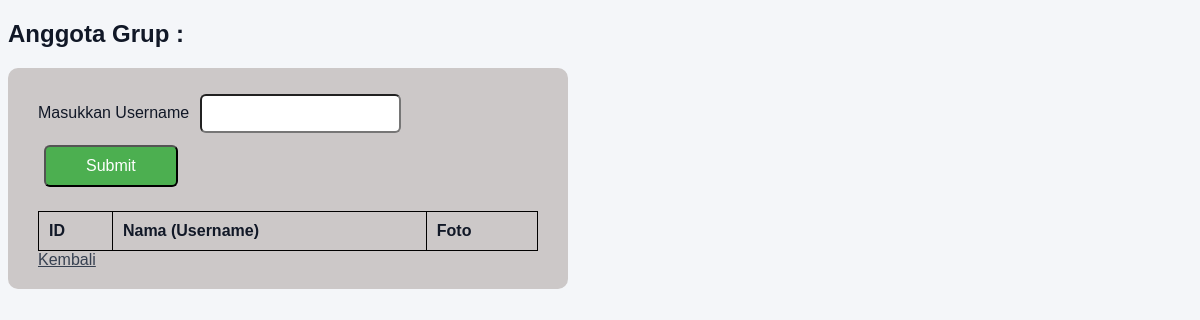
The page /anggota_group_mahasiswa.php?idgrup=5 on the database as committed earlier.
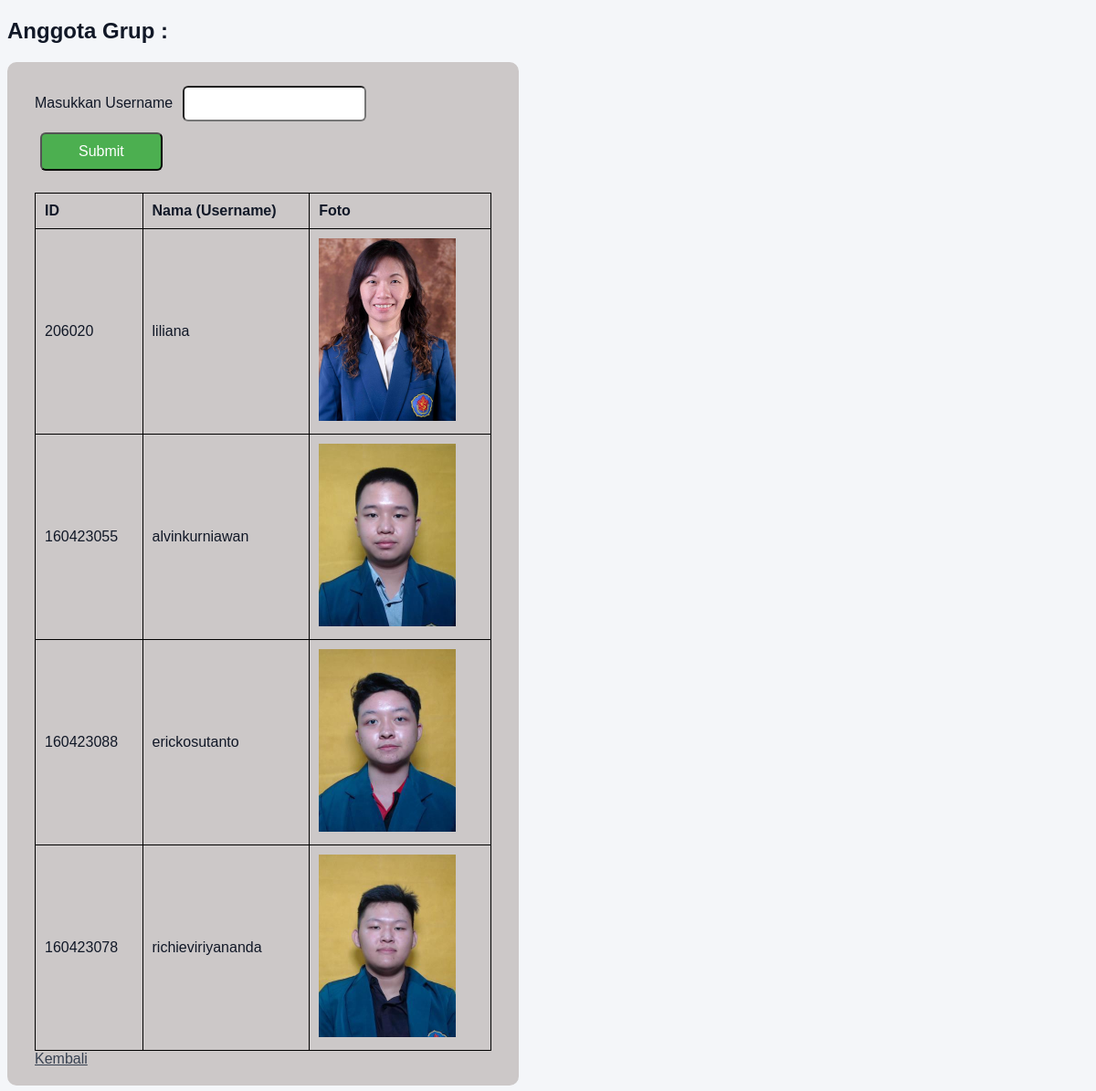
The same page on the database as committed later.
### tables this page shows
CREATE TABLE `member_grup` (
  `idgrup` int(11) NOT NULL,
  `username` varchar(20) NOT NULL,
  PRIMARY KEY (`idgrup`,`username`),
  KEY `fk_grup_has_akun_akun1_idx` (`username`),
  KEY `fk_grup_has_akun_grup1_idx` (`idgrup`),
  CONSTRAINT `fk_grup_has_akun_akun1` FOREIGN KEY (`username`) REFERENCES `akun` (`username`) ON DELETE CASCADE ON UPDATE CASCADE,
  CONSTRAINT `fk_grup_has_akun_grup1` FOREIGN KEY (`idgrup`) REFERENCES `grup` (`idgrup`) ON DELETE CASCADE ON UPDATE CASCADE
);

CREATE TABLE `akun` (
  `username` varchar(20) NOT NULL,
  `password` varchar(100) DEFAULT NULL,
  `nrp_mahasiswa` char(9) DEFAULT NULL,
  `npk_dosen` char(6) DEFAULT NULL,
  `isadmin` tinyint(1) DEFAULT 0,
  PRIMARY KEY (`username`),
  KEY `fk_akun_mahasiswa_idx` (`nrp_mahasiswa`),
  KEY `fk_akun_dosen1_idx` (`npk_dosen`),
  CONSTRAINT `fk_akun_dosen1` FOREIGN KEY (`npk_dosen`) REFERENCES `dosen` (`npk`) ON DELETE CASCADE ON UPDATE CASCADE,
  CONSTRAINT `fk_akun_mahasiswa` FOREIGN KEY (`nrp_mahasiswa`) REFERENCES `mahasiswa` (`nrp`) ON DELETE CASCADE ON UPDATE CASCADE
);

### Class/parent.php (called while the page is built, shortened)
<?php
class orangtua
{
    public function __construct()
    {
        $this->mysqli =
            new mysqli(SERVER_NAME, USER_NAME, PASSWORD, DB_NAME);
    }
}

### Class/member_group.php (called while the page is built, shortened)
<?php
require_once("parent.php");
class member_group extends orangtua
{
    public function getMemberByGroup(int $idgrup, string $search = "")
    {
        $sql = "
            SELECT
                mg.idgrup,
                mg.username,
                a.npk_dosen,
                a.nrp_mahasiswa,
                d.foto_extension AS foto_dosen,
                m.foto_extention AS foto_mahasiswa
            FROM member_grup mg
            INNER JOIN akun a ON mg.username = a.username
            LEFT JOIN dosen d ON a.npk_dosen = d.npk
            LEFT JOIN mahasiswa m ON a.nrp_mahasiswa = m.nrp
            WHERE mg.idgrup = ?
        ";
        $sql .= " ORDER BY a.npk_dosen DESC";
        $stmt = $this->mysqli->prepare($sql);
        if ($search !== "") {
            $like = "%" . $search . "%";
            $stmt->bind_param("is", $idgrup, $like);
        } else {
            $stmt->bind_param("i", $idgrup);
        }
        $stmt->execute();
        return $stmt->get_result();
    }
}

### anggota_group_mahasiswa.php (the view, shortened to what this page needs)
<?php
require_once("Class/member_group.php");
$idgroup = $_GET['idgrup'];
$search = "";
$member = new member_group();
$res = $member->getMemberByGroup($idgroup, $search);
?>
<!DOCTYPE html>
<html lang="en">
<head>
    <link rel="stylesheet" href="theme.css">
</head>
<body>
    <div class="container">
        <?php
        echo "<h2>Anggota Grup :</h2>";
        echo "<form method='GET' action='anggota_group_mahasiswa.php?idgrup=$idgroup'>";
        echo "<label> Masukkan Username </label>";
        echo "<input type = 'text' name = 'txtSearch'>";
        echo "<input type = 'submit' name = 'btnSearch' class='btnSearch'>";
        echo "<div class='table-wrapper'>";
        echo "<br><table>";
        echo "<thead>";
        echo "<tr>";
        echo "<th>ID</th>";
        echo "<th>Nama (Username)</th>";
        echo "<th>Foto</th>";
        echo "</tr>";
        echo "</thead>";
        echo "<tbody>";
        while ($row = $res->fetch_assoc()) {
            if ($row['nrp_mahasiswa']) {
                $id = $row['nrp_mahasiswa'];
                $ext = $row['foto_mahasiswa'];
                $folder = "foto_mahasiswa/";
            } else {
                $id = $row['npk_dosen'];
                $ext = $row['foto_dosen'];
                $folder = "foto_dosen/";
            }
            echo "<tr>";
            echo "<td>" . $id . "</td>";
            echo "<td>" . $row['username'] . "</td>";
            if ($ext) {
                echo "<td><img src='" . $folder . $id . "." . $ext . "' width='80'></td>";
            } else {
                echo "<td><i>Tidak ada foto</i></td>";
            }
            echo "</tr>";
        }
        echo "</tbody>";
        echo "</table>";
        echo "</div>";
        echo "<a href='kelola_group_mahasiswa.php?username=" . $_SESSION['username'] . "'>Kembali</a>";
        ?>
    </div>
</body>
</html>

Rows that differ between the two databases and show on the page:
added member_grup: username.npk_dosen "206020", username "liliana", username.npk_dosen (picture)
added member_grup: username.nrp_mahasiswa "160423055", username "alvinkurniawan", username.nrp_mahasiswa (picture)
added member_grup: username.nrp_mahasiswa "160423088", username "erickosutanto", username.nrp_mahasiswa (picture)
added member_grup: username.nrp_mahasiswa "160423078", username "richieviriyananda", username.nrp_mahasiswa (picture)
